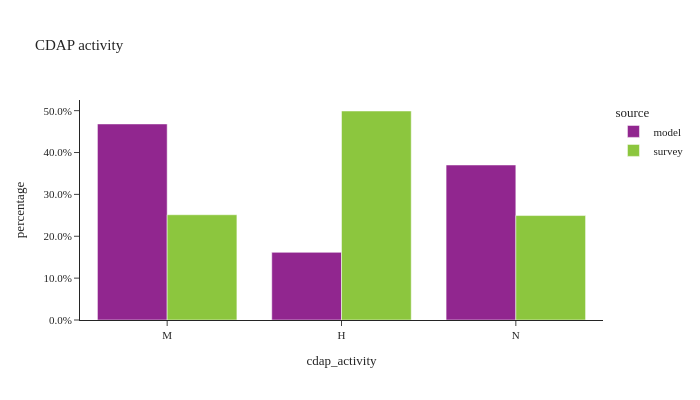

The code cell stored with this chart in its notebook:
### Markdown cell above
- **Mandatory**: the person engages in travel to at least one out-of-home mandatory activity - work, university, or school. The mandatory pattern may also include non-mandatory activities such as separate home-based tours or intermediate stops on mandatory tours.

- **Non-mandatory**: the person engages in only maintenance and discretionary tours, which, by definition, do not contain mandatory activities.

- **Home**: the person does not travel outside the home.

### Code cell
util.plot_share_barchart(per_data, 'person_weight', 'cdap_activity', title="CDAP activity")

### Figure 1 — Plotly figure (JSON) as saved in the notebook; plotly's stock layout.template omitted (floating-point values rounded to 4 significant figures)
{"data": [{"alignmentgroup": "True", "customdata": [[2039604], [703749], [1612656]], "hovertemplate": "source=model<br>cdap_activity=%{x}<br>percentage=%{y}<br>sample_size=%{customdata[0]}<extra></extra>", "legendgroup": "model", "marker": {"color": "#91268F", "pattern": {"shape": ""}}, "name": "model", "offsetgroup": "model", "orientation": "v", "showlegend": true, "textposition": "auto", "type": "bar", "x": ["M", "H", "N"], "xaxis": "x", "y": [0.4682, 0.1616, 0.3702], "yaxis": "y"}, {"alignmentgroup": "True", "customdata": [[1874], [5450], [3054]], "hovertemplate": "source=survey<br>cdap_activity=%{x}<br>percentage=%{y}<br>sample_size=%{customdata[0]}<extra></extra>", "legendgroup": "survey", "marker": {"color": "#8CC63E", "pattern": {"shape": ""}}, "name": "survey", "offsetgroup": "survey", "orientation": "v", "showlegend": true, "textposition": "auto", "type": "bar", "x": ["M", "H", "N"], "xaxis": "x", "y": [0.2514, 0.4992, 0.2495], "yaxis": "y"}], "layout": {"barmode": "group", "height": 400, "legend": {"title": {"text": "source"}, "tracegroupgap": 0}, "title": {"text": "CDAP activity"}, "width": 700, "xaxis": {"anchor": "y", "domain": [0.0, 1.0], "title": {"text": "cdap_activity"}}, "yaxis": {"anchor": "x", "domain": [0.0, 1.0], "tickformat": ".1%", "title": {"text": "percentage"}}}}
